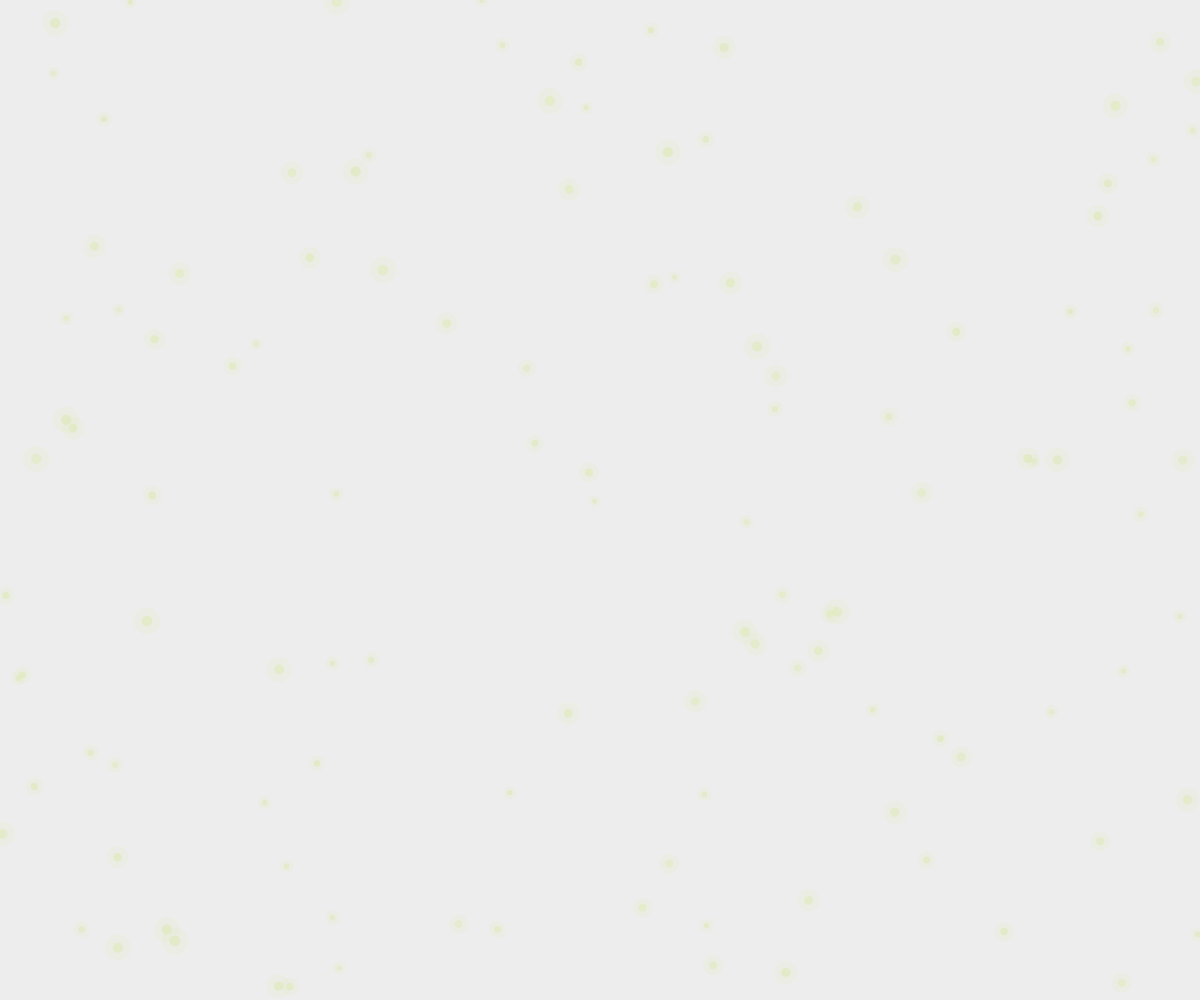
Frame 1 (no input)
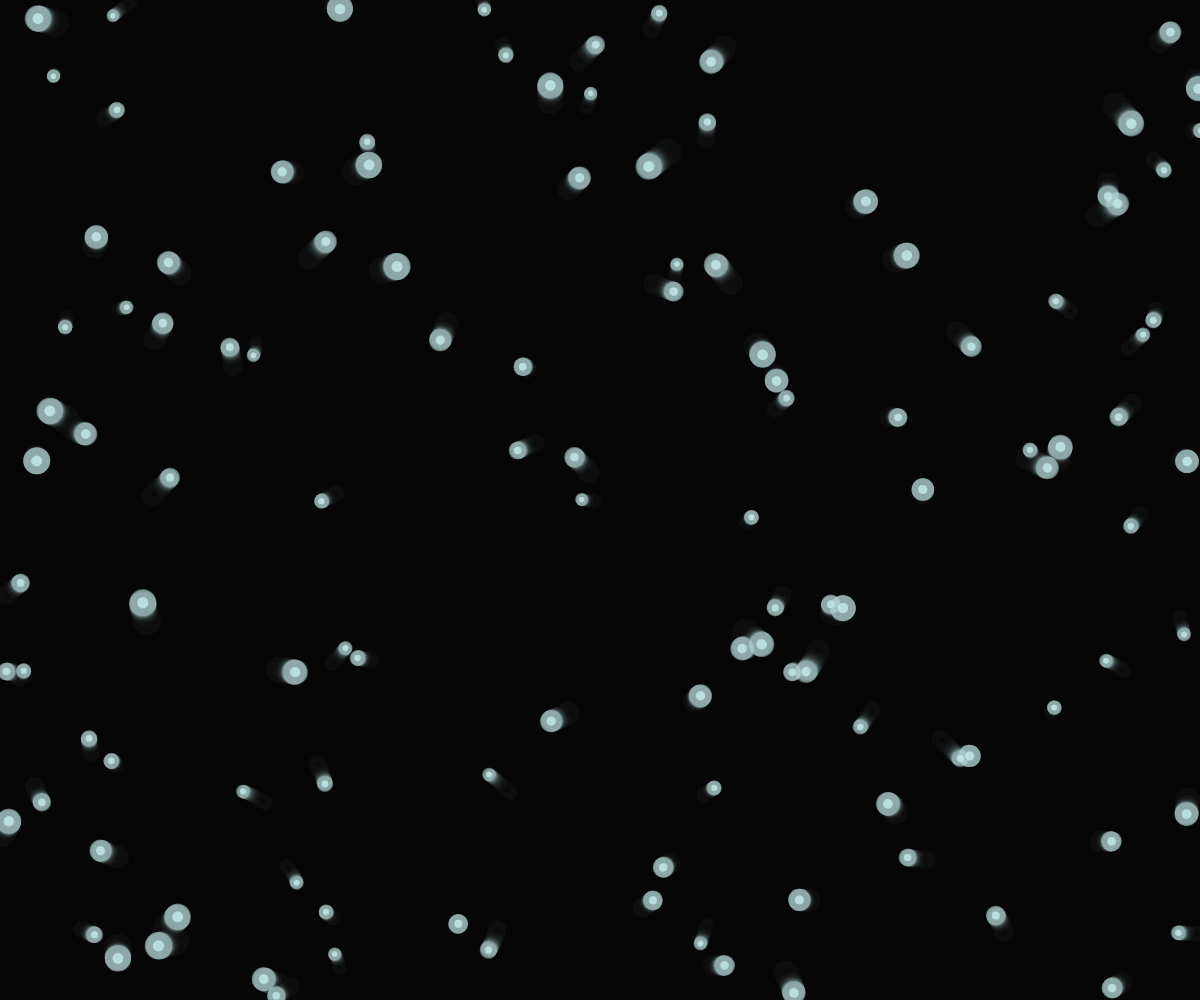
Frame 60 (no input)
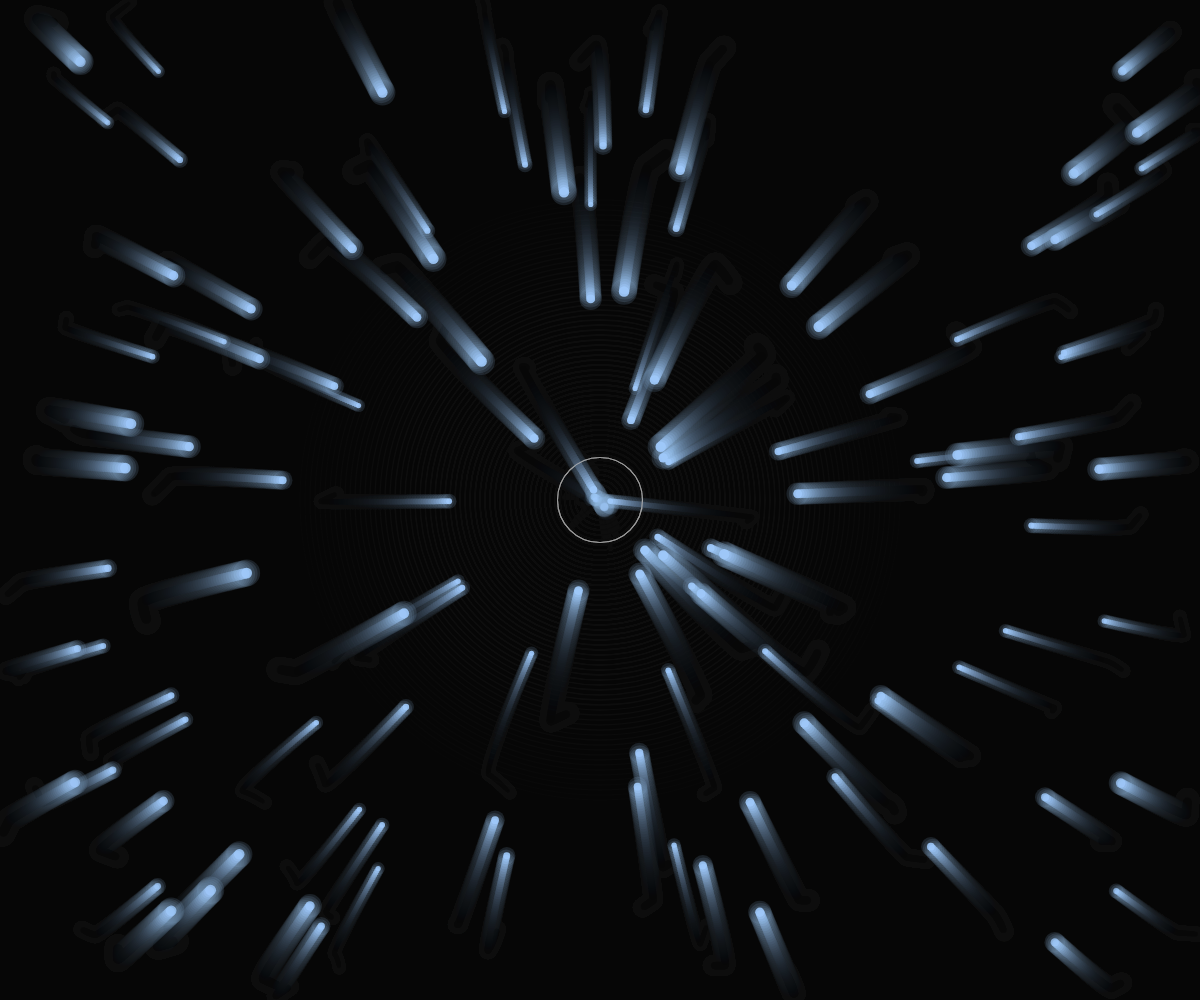
Frame 120 (the mouse pressed at the canvas centre since frame 60)

The p5.js sketch that drew these frames (run headless with seeded random() and noise() and a simulated clock; from frame 60 on, the mouse is pressed at the canvas centre):

// p5.js sketch
// ── sketch.js
let particles = [];
let ripples = [];
let sparks = [];

const N = 120;

let currentColor;
let targetColor;

function setup() {
  pixelDensity(1);
  createCanvas(windowWidth, windowHeight);
  initParticles();
  noStroke();

  currentColor = randomPastel();
  targetColor = randomPastel();
}

function initParticles() {
  particles = [];
  for (let i = 0; i < N; i++) {
    particles.push({
      x: random(width),
      y: random(height),
      vx: random(-0.6, 0.6),
      vy: random(-0.6, 0.6),
      r: random(1.2, 2.6),
      seed: random(1000)
    });
  }
  ripples = [];
  sparks = [];
}

function draw() {
  background(7, 7, 10, 18);

  // ✅ 색 변화 더 빠르게
  currentColor = lerpColor(currentColor, targetColor, 0.12);

  const mx = touches.length ? touches[0].x : mouseX;
  const my = touches.length ? touches[0].y : mouseY;

  // ripple (속도 ↑)
  for (let i = ripples.length - 1; i >= 0; i--) {
    const rp = ripples[i];
    rp.radius += rp.speed;
    rp.alpha *= 0.94;

    noFill();
    stroke(255, rp.alpha);
    strokeWeight(1.3);
    circle(rp.x, rp.y, rp.radius * 2);

    if (rp.alpha < 2) ripples.splice(i, 1);
  }

  // sparks (속도 ↑)
  noStroke();
  for (let i = sparks.length - 1; i >= 0; i--) {
    const s = sparks[i];
    s.vx *= 0.96;
    s.vy *= 0.96;
    s.vy += 0.02;
    s.x += s.vx;
    s.y += s.vy;

    s.life *= 0.90;

    fill(255, 255 * s.life);
    circle(s.x, s.y, s.size);

    fill(255, 30 * s.life);
    circle(s.x, s.y, s.size * 3.5);

    if (s.life < 0.05) sparks.splice(i, 1);
  }

  const cr = red(currentColor);
  const cg = green(currentColor);
  const cb = blue(currentColor);

  // particles
  for (const p of particles) {
    const n = noise(p.seed, frameCount * 0.004);
    const wind = map(n, 0, 1, -0.25, 0.25);
    p.vx += wind * 0.02;
    p.vy += -wind * 0.01;

    // ✅ 끌림 반응 더 빠르게
    const dragging = touches.length > 0 || mouseIsPressed;
    if (dragging) {
      const dx = mx - p.x;
      const dy = my - p.y;
      const d2 = dx * dx + dy * dy;
      const pull = 2600 / (d2 + 900); // ← 여기 핵심
      p.vx += dx * pull * 0.015;
      p.vy += dy * pull * 0.015;
    }

    p.vx *= 0.98;
    p.vy *= 0.98;

    const sp = sqrt(p.vx * p.vx + p.vy * p.vy);
    const maxSp = 2.6;
    if (sp > maxSp) {
      p.vx = (p.vx / sp) * maxSp;
      p.vy = (p.vy / sp) * maxSp;
    }

    p.x += p.vx;
    p.y += p.vy;

    if (p.x < -10) p.x = width + 10;
    if (p.x > width + 10) p.x = -10;
    if (p.y < -10) p.y = height + 10;
    if (p.y > height + 10) p.y = -10;

    const glow = map(sp, 0, maxSp, 90, 230);

    fill(cr, cg, cb, glow);
    circle(p.x, p.y, p.r * 4.2);

    fill(cr, cg, cb, 34);
    circle(p.x, p.y, p.r * 10.5);
  }

  // 중심 가이드
  if (touches.length > 0 || mouseIsPressed) {
    noFill();
    stroke(255, 26);
    strokeWeight(1.2);
    circle(mx, my, 85);
  }
}

function mousePressed() {
  targetColor = randomPastel();
  addRipple(mouseX, mouseY);
  addSparks(mouseX, mouseY);
}

function touchStarted() {
  targetColor = randomPastel();
  if (touches.length) {
    addRipple(touches[0].x, touches[0].y);
    addSparks(touches[0].x, touches[0].y);
  }
  return false;
}

function addRipple(x, y) {
  ripples.push({
    x, y,
    radius: 0,
    speed: 5.0, // ✅ 파동 속도 ↑
    alpha: 95
  });
}

function addSparks(x, y) {
  const count = 12;
  for (let i = 0; i < count; i++) {
    const a = random(TWO_PI);
    const sp = random(1.2, 3.2); // ✅ 스파클 속도 ↑
    sparks.push({
      x: x,
      y: y,
      vx: cos(a) * sp,
      vy: sin(a) * sp,
      life: random(0.7, 1.0),
      size: random(1.2, 2.4)
    });
  }
}

function keyPressed() {
  if (key === 'r' || key === 'R') initParticles();
}

function windowResized() {
  resizeCanvas(windowWidth, windowHeight);
}

function randomPastel() {
  const r = random(150, 255);
  const g = random(150, 255);
  const b = random(150, 255);
  return color(r, g, b);
}
